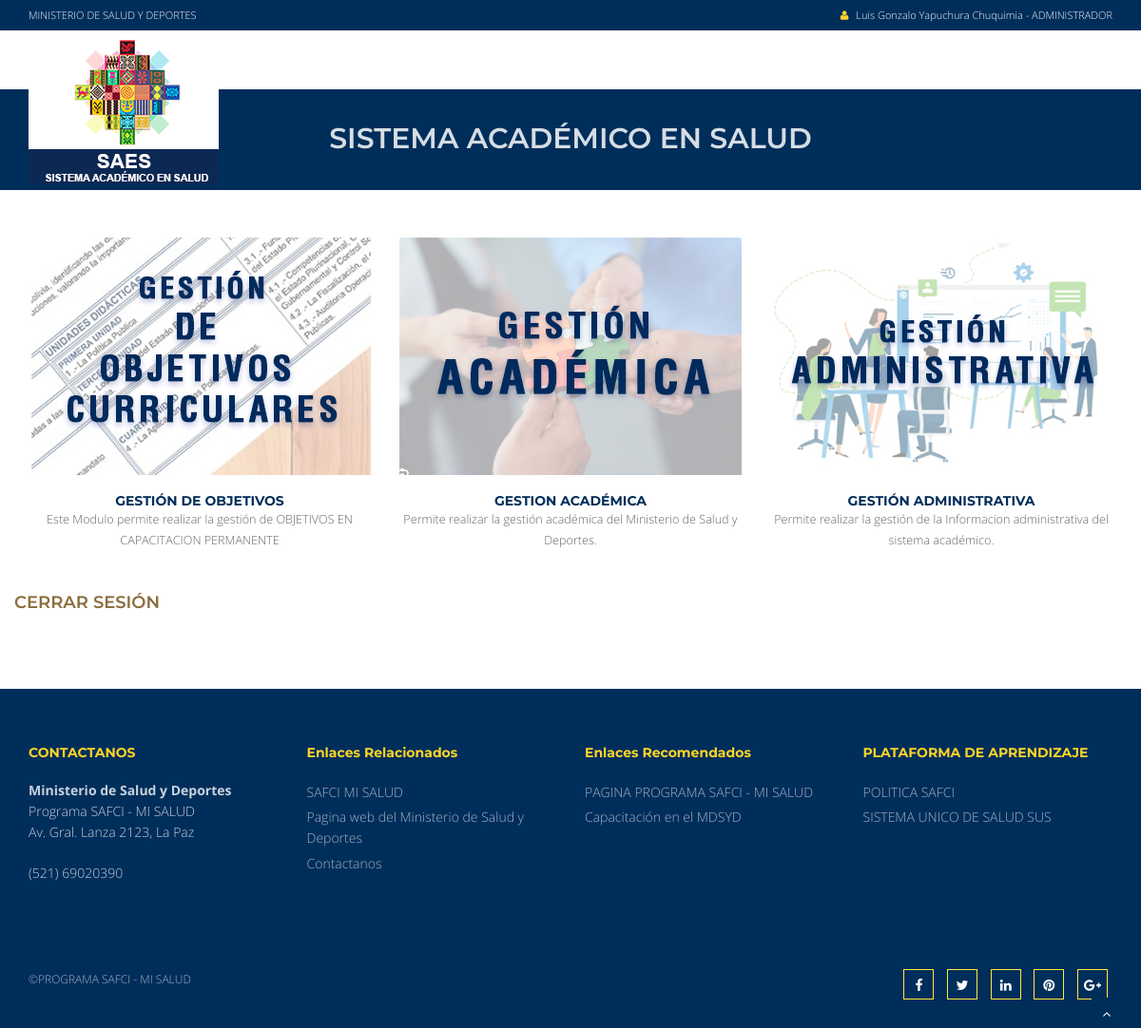
The page /inicio.php (signed in) on the database its author committed.
### tables this page shows
CREATE TABLE `nombre` (
  `idnombre` int(11) NOT NULL,
  `paterno` varchar(45) DEFAULT NULL,
  `materno` varchar(45) DEFAULT NULL,
  `nombre` varchar(45) DEFAULT NULL,
  `ci` varchar(45) DEFAULT NULL,
  `complemento` varchar(45) DEFAULT NULL,
  `exp` varchar(45) DEFAULT NULL,
  `fecha_nac` date DEFAULT NULL,
  `idnacionalidad` int(11) DEFAULT NULL,
  `idgenero` int(11) DEFAULT NULL
);

### inicio.php (the view, shortened to what this page needs)
<?php include("inc.config.php");?>
<?php
$idusuario_ss  =  $_SESSION['idusuario_ss'];
$idnombre_ss   =  $_SESSION['idnombre_ss'];
$perfil_ss     =  $_SESSION['perfil_ss'];
$sqlus =" SELECT nombre, paterno, materno FROM nombre WHERE idnombre='$idnombre_ss'";
$resultus = mysqli_query($link,$sqlus);
$rowus = mysqli_fetch_array($resultus);
?>
<!DOCTYPE html>
<html lang="es">
<head>
<link href="css/bootstrap.min.css" rel="stylesheet" />
<link href="css/fancybox/jquery.fancybox.css" rel="stylesheet">
<link href="css/flexslider.css" rel="stylesheet" />
<link href="css/magnific-popup.css" rel="stylesheet">
<link href="css/style.css" rel="stylesheet" />
<link href="css/gallery-1.css" rel="stylesheet">
</head>
<body>
<div id="wrapper">
<div class="topbar">
  <div class="container">
    <div class="row">
      <div class="col-md-12">
        <p class="pull-left hidden-xs">MINISTERIO DE SALUD Y DEPORTES</p>
        <p class="pull-right"><i class="fa fa-user"></i>
        <?php echo $rowus[0];?> <?php echo $rowus[1];?> <?php echo $rowus[2];?> - <?php echo $perfil_ss;?></p>
      </div>
    </div>
  </div>
</div>
	<header>
        <div class="navbar navbar-default navbar-static-top">
            <div class="container">
				<a class="navbar-brand" href="intranet.php"><img src="img/logo_saes.png" alt="logo"/></a>
            </div>
        </div>
	</header>
	<section id="inner-headline">
	<div class="container">
		<div class="row">
			<div class="col-lg-12">
				<h2 class="pageTitle">SISTEMA ACADÉMICO EN SALUD</h2>
			</div>
		</div>
	</div>
	</section>
	<section id="content">
	</section>
    <section id="gallery-1" class="content-block section-wrapper gallery-1">
    	 	<div class="container">
            <div class="row">
                <div id="isotope-gallery-container">
<?php
$sql = "SELECT perfil  from usuarios  where idusuario = '$idusuario_ss' and perfil = '$perfil_ss' ";
$result = mysqli_query($link,$sql);
$row = mysqli_fetch_array($result);
if ($row[0] == 'ADMINISTRADOR' || $row[0] =='GERENTE' || $row[0] =='USUARIO'){
mysqli_field_seek($result,0);
while ($field = mysqli_fetch_field($result)){
} do {
    ?>
                    <div class="col-md-4 col-sm-6 col-xs-12 gallery-item-wrapper nature">
                        <div class="gallery-item">
                            <div class="gallery-thumb">
                                <img src="img/works/objetivos.jpg" class="img-responsive" alt="5th gallery Thumb">
                            </div>
                            <div class="gallery-details">
                            	<div class="editContent">
                                	<h5>GESTIÓN DE OBJETIVOS</h5>
                            	</div>
                            	<div class="editContent">
                                	<p>Este Modulo permite realizar la gestión de OBJETIVOS EN CAPACITACION PERMANENTE</p>
                            	</div>
                            </div>
                        </div>
                    </div>
<?php
} while ($row = mysqli_fetch_array($result));
} else {
}
?>
<?php
$sql = "SELECT perfil  from usuarios  where idusuario = '$idusuario_ss' and perfil = '$perfil_ss' ";
$result = mysqli_query($link,$sql);
$row = mysqli_fetch_array($result);
if ($row[0] == 'ADMINISTRADOR' || $row[0] =='USUARIO' ){
mysqli_field_seek($result,0);
while ($field = mysqli_fetch_field($result)){
} do {
?>
            <div class="col-md-4 col-sm-6 col-xs-12 gallery-item-wrapper nature">
                <div class="gallery-item">
                    <div class="gallery-thumb">
                        <img src="img/works/academica.jpg" class="img-responsive" alt="5th gallery Thumb">
                    </div>
                    <div class="gallery-details">
                        <div class="editContent">
                            <h5>GESTION ACADÉMICA</h5>
                        </div>
                        <div class="editContent">
                            <p>Permite realizar la gestión académica del Ministerio de Salud y Deportes.</p>
                        </div>
                    </div>
                </div>
            </div>
<?php
} while ($row = mysqli_fetch_array($result));
} else {
}
?>
<?php
$sql = "SELECT perfil  from usuarios  where idusuario = '$idusuario_ss' and perfil = '$perfil_ss' ";
$result = mysqli_query($link,$sql);
$row = mysqli_fetch_array($result);
if ($row[0] =='UAI-EMPRESA' ||  $row[0] =='ADMINISTRADOR'){
mysqli_field_seek($result,0);
while ($field = mysqli_fetch_field($result)){
} do {
?>
            <div class="col-md-4 col-sm-6 col-xs-12 gallery-item-wrapper nature">
                <div class="gallery-item">
                    <div class="gallery-thumb">
                        <img src="img/works/administrativa.jpg" class="img-responsive" alt="5th gallery Thumb">
                    </div>
                    <div class="gallery-details">
                        <div class="editContent">
                            <h5>GESTIÓN ADMINISTRATIVA</h5>
                        </div>
                        <div class="editContent">
                            <p>Permite realizar la gestión de la Informacion administrativa del sistema académico.</p>
                        </div>
                    </div>
                </div>
            </div>
<?php
} while ($row = mysqli_fetch_array($result));
} else {
}
?>
            </div>
			<div class="row">
			<div class="col-md-4"><a href="salir.php"><h4 class="text-warning">CERRAR SESIÓN</h4></a></div>
			<div class="col-md-4"></div>
			<div class="col-md-4"></div>
			</div>
		</div>
    </section>
	</div>
	<footer>
	<?php include("footer.php");?>
	</footer>
<a href="#" class="scrollup"><i class="fa fa-angle-up active"></i></a>
</body>
</html>

### css/style.css (style rules this page uses)
body { font-family:'Open Sans', Arial, sans-serif; font-weight:300; line-height:1.6em; color:#656565; font-size: 1.4em; }
h1,h2 { font-weight: 600; line-height:1.1em; color: #002e5b; font-family: 'Montserrat', sans-serif; margin-bottom: 20px; text-transform: uppercase; }
h3, h4, h5, h6 { line-height:1.1em; color: #002e5b; margin-bottom: 20px; font-family: 'Montserrat', sans-serif; font-weight: 600; }
#wrapper { width:100%; margin:0; padding:0; }
.row,.row-fluid { margin-bottom:30px; }
.row .row,.row-fluid .row-fluid { margin-bottom:30px; }
.topbar { background-color: #002e5b; padding: 5px 0; font-size: 11px !important; }
.topbar .container .row { margin: 0; padding:0; }
.topbar .container .row .col-md-12 { padding:0; }
.topbar p { margin:0; display:inline-block; font-size: 11px; color: #f1f6ff; }
.topbar p > i { margin-right:5px; color: #fdd428; }
.topbar p:last-child { text-align:right; }
header .navbar { margin-bottom: 0; }
.navbar-default { border: none; }
.navbar-brand { color: #222; text-transform: uppercase; font-size: 24px; font-weight: 700; line-height: 1em; letter-spacing: -1px; margin-top: 10px; padding: 0 0 0 15px; }
.navbar-default .navbar-brand { color: #1891EC; }
header .navbar { min-height: 70px;padding: 18px 0;background: #ffffff; }
header .navbar { min-height: 62px; padding: 0; }
.pageTitle { color: #fff; margin: 30px 0 3px; display: inline-block; }
#content { position:relative; background:#fff; padding:50px 0 0px 0; }
#inner-headline { background: #002e5b;position: relative;margin: 0;padding: 0; }
#inner-headline h2.pageTitle { color: rgba(255, 255, 255, 0.84); padding: 5px 0; display:block; text-transform: capitalize; text-align: center; }
footer { background: #002e5b; }
footer { padding:50px 0 0 0; color:#f8f8f8; }
.scrollup { position:fixed; width:32px; height:32px; bottom:0px; right:20px; background: #002e5b; }
a.scrollup { outline:0; text-align: center; }
a.scrollup i { margin-top: 10px; color: #fff; }

### css/gallery-1.css (style rules this page uses)
.gallery-item-wrapper { padding-bottom: 25px; }
.gallery-item { overflow: hidden; -webkit-transition: all 0.2s ease; transition: all 0.2s ease; border-radius: 3px; }
.gallery-item .gallery-thumb { position: relative; overflow: hidden; }
.gallery-item .gallery-thumb img { -webkit-transition: all 0.2s ease; transition: all 0.2s ease; }
.gallery-item .gallery-details { text-align: center; padding-top: 20px; background-color: #fff; bor der: 2px solid #ecf0f1; border-top: 0; overflow: hidden; }
.gallery-item .gallery-details h5 { margin: 0; font-size: 1em; font-weight: 700; position: relative; }
.gallery-item .gallery-details p { font-size: .9em; }
.isotope, .isotope .isotope-item { -webkit-transition-duration: 0.8s; -moz-transition-duration: 0.8s; -ms-transition-duration: 0.8s; -o-transition-duration: 0.8s; transition-duration: 0.8s; }
.isotope { -webkit-transition-property: height, width; -moz-transition-property: height, width; -ms-transition-property: height, width; -o-transition-property: height, width; transition-property: height, width; }
.isotope .isotope-item { -webkit-transition-property: -webkit-transform, opacity; -moz-transition-property: -moz-transform, opacity; -ms-transition-property: -ms-transform, opacity; -o-transition-property: -o-transform, opacity; transition-property: transform, opacity; }

### rows shown on the page
nombre: nombre "Luis Gonzalo", paterno "Yapuchura", materno "Chuquimia"

### other values the page prints
$perfil_ss "ADMINISTRADOR"
